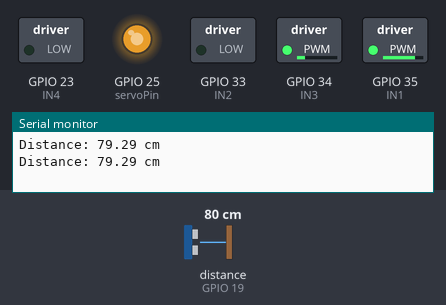
Bench run of a sketch on a simulated ESP32. On the bench: switched loads named in the sketch (green lamp = pin HIGH), output pins drawn as LEDs (lit = HIGH), the last lines printed to the serial monitor. Wiring (inferred from the names in the program): ultrasonic range finder: trigger GPIO 18; echo GPIO 19. The inputs (shaded band) are chosen by the test bench; at power-on: distance to the obstacle (sensor on GPIO 19) 80 cm. The echo pulse lasts 58.3 µs per cm; pins used as bus, display or sensor lines are not drawn.

Above: at 4.3 s.
4.4 s: distance to the obstacle (sensor on GPIO 19) set to 44 cm
8.9 s: distance to the obstacle (sensor on GPIO 19) set to 36 cm
At 11.7 s:
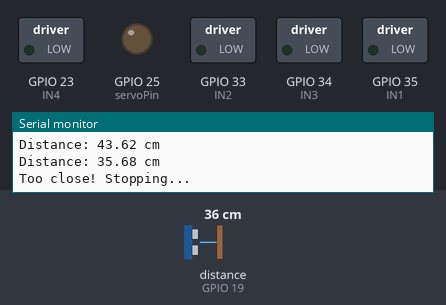
17.5 s: distance to the obstacle (sensor on GPIO 19) set to 7 cm
22.0 s: distance to the obstacle (sensor on GPIO 19) set to 4 cm
At 24.9 s:
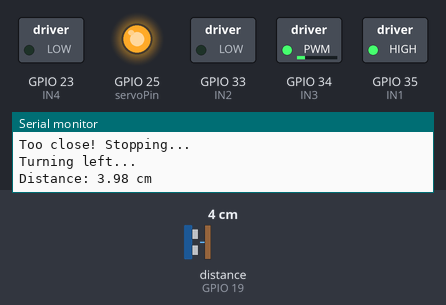
30.6 s: distance to the obstacle (sensor on GPIO 19) set to 9 cm
At 37.7 s:
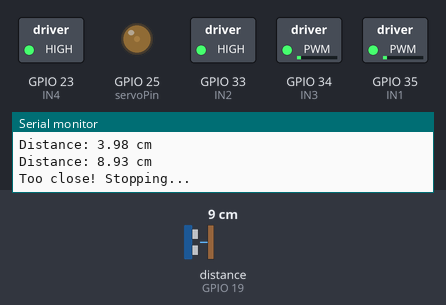
Timing chart, 0 to 39.0 s (numbered marks = the images above; inputs shaded):
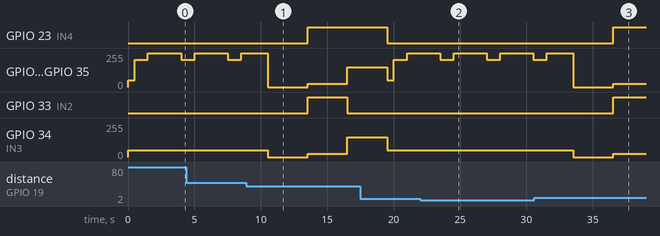

Measured:
- the behaviour switches between 41 and 40 cm on distance to the obstacle (sensor on GPIO 19) (found by bisection; images 0 and 1)
- the behaviour switches between 6 and 5 cm on distance to the obstacle (sensor on GPIO 19) (found by bisection; images 1 and 2)
- after the input at 8.9 s, GPIO 23 (IN4): LOW → HIGH after 4.6 s; GPIO 33 (IN2): LOW → HIGH after 4.6 s, → LOW 3.0 s later; GPIO 34 (IN3): 50/255 → 0/255 after 1.6 s, → 25/255 3.0 s later, → 149/255 3.0 s later
- after the input at 22.0 s, GPIO 23 (IN4), GPIO 33 (IN2): stays LOW (without the input it goes to HIGH after 4.0 s); GPIO 34 (IN3): stays 50/255 (without the input it goes to 0/255 after 1.0 s)
- after the input at 30.6 s, GPIO 23 (IN4), GPIO 33 (IN2): LOW → HIGH after 5.9 s; GPIO 34 (IN3): 50/255 → 0/255 after 2.9 s, → 25/255 3.0 s later
- by itself, GPIO 25 (servoPin), GPIO 35 (IN1): alternates 255/255 for 2.5 s and 203/255 for 1.0 s

The sketch:

Groundbot2Code.ino
```cpp
#include <Arduino.h>

#define TRIG_PIN 18   // Trigger pin connected to GPIO18
#define ECHO_PIN 19   // Echo pin connected to GPIO19

// Motor A wiring (OUT1, OUT2)
const int IN1 = 35;  // PWM pin for Motor A
const int IN2 = 33;  // Direction pin for Motor A

unsigned long startTime;
unsigned long lastAvoidTime = 0;

// Motor B wiring (OUT3, OUT4)
const int IN3 = 34;  // PWM pin for Motor B
const int IN4 = 23;  // Direction pin for Motor B

const int servoPin = 25;  // PWM pin for the servo

int dutyCycle = 0;

const int PWMFreq       = 50;   // 50 Hz for servo control
const int PWMChannel    = 0;
const int PWMResolution = 12;   // 12-bit resolution (0–4095)

// Stop both motors
void stopMotors() {
  ledcWrite(0, 0);  // Stop Motor A
  ledcWrite(1, 0);  // Stop Motor B
}

// Drive both motors forward
void forwardMotors() {
  digitalWrite(IN2, LOW);
  digitalWrite(IN4, LOW);
  ledcWrite(0, 50);  // Start Motor A
  ledcWrite(1, 50);  // Start Motor B
}

// Drive both motors backward
void backwardMotors() {
  digitalWrite(IN2, HIGH);  // Reverse Motor A
  digitalWrite(IN4, HIGH);  // Reverse Motor B
  ledcWrite(0, 25);         // Reverse Motor A
  ledcWrite(1, 25);         // Reverse Motor B
}

// Turn left (Motor A forward, Motor B reverse)
void turnLeft() {
  digitalWrite(IN2, LOW);   // Motor A forward
  digitalWrite(IN4, HIGH);  // Motor B reverse
  ledcWrite(0, 150);        // Spin Motor A
  ledcWrite(1, 150);        // Spin Motor B
}

// Set servo to a given angle (0–180°)
void setServoAngle(int angle) {
  angle = constrain(angle, 0, 180);
  int duty = map(angle, 0, 180, 204, 409);  // Map angle to 1 ms–2 ms pulse width
  ledcWrite(PWMChannel, duty);
}

void setup() {
  // Initialize servo PWM channel
  ledcSetup(PWMChannel, PWMFreq, PWMResolution);
  ledcAttachPin(servoPin, PWMChannel);
  ledcWrite(PWMChannel, dutyCycle);

  startTime = millis();
  Serial.begin(115200);

  pinMode(TRIG_PIN, OUTPUT);
  pinMode(ECHO_PIN, INPUT);

  pinMode(IN2, OUTPUT);
  pinMode(IN4, OUTPUT);

  // Initialize motor PWM channels
  ledcSetup(0, 1000, 8);
  ledcAttachPin(IN1, 0);
  ledcSetup(1, 1000, 8);
  ledcAttachPin(IN3, 1);

  forwardMotors();  // Start moving forward immediately
}

void loop() {
  long duration;
  float distance;

  // Send a 10 µs HIGH pulse to trigger the ultrasonic sensor
  digitalWrite(TRIG_PIN, LOW);
  delayMicroseconds(2);
  digitalWrite(TRIG_PIN, HIGH);
  delayMicroseconds(10);
  digitalWrite(TRIG_PIN, LOW);

  // Read the echo pulse duration (timeout 30 ms)
  duration = pulseIn(ECHO_PIN, HIGH, 30000);

  // Calculate distance in centimeters
  distance = duration * 0.034 / 2;

  Serial.print("Distance: ");
  Serial.print(distance);
  Serial.println(" cm");

  // Obstacle avoidance: check every 5 s with a 6 s cooldown
  if (millis() - startTime > 5000 && millis() - lastAvoidTime > 6000) {
    if (distance > 5 && distance < 40) {
      lastAvoidTime = millis();
      Serial.println("Too close! Stopping...");
      stopMotors();
      delay(3000);    // Stop for 3 s

      backwardMotors();
      delay(3000);    // Reverse for 3 s

      Serial.println("Turning left...");
      turnLeft();
      delay(3000);    // Turn left for 3 s

      forwardMotors();  // Resume forward motion
    }
  }

  delay(500);

  // Sweep servo: 0°, 90°, 180°
  setServoAngle(0);   // Move servo to 0°
  delay(1000);
  setServoAngle(90);  // Move servo to 90°
  delay(1000);
  setServoAngle(180); // Move servo to 180°
  delay(1000);
}
```
